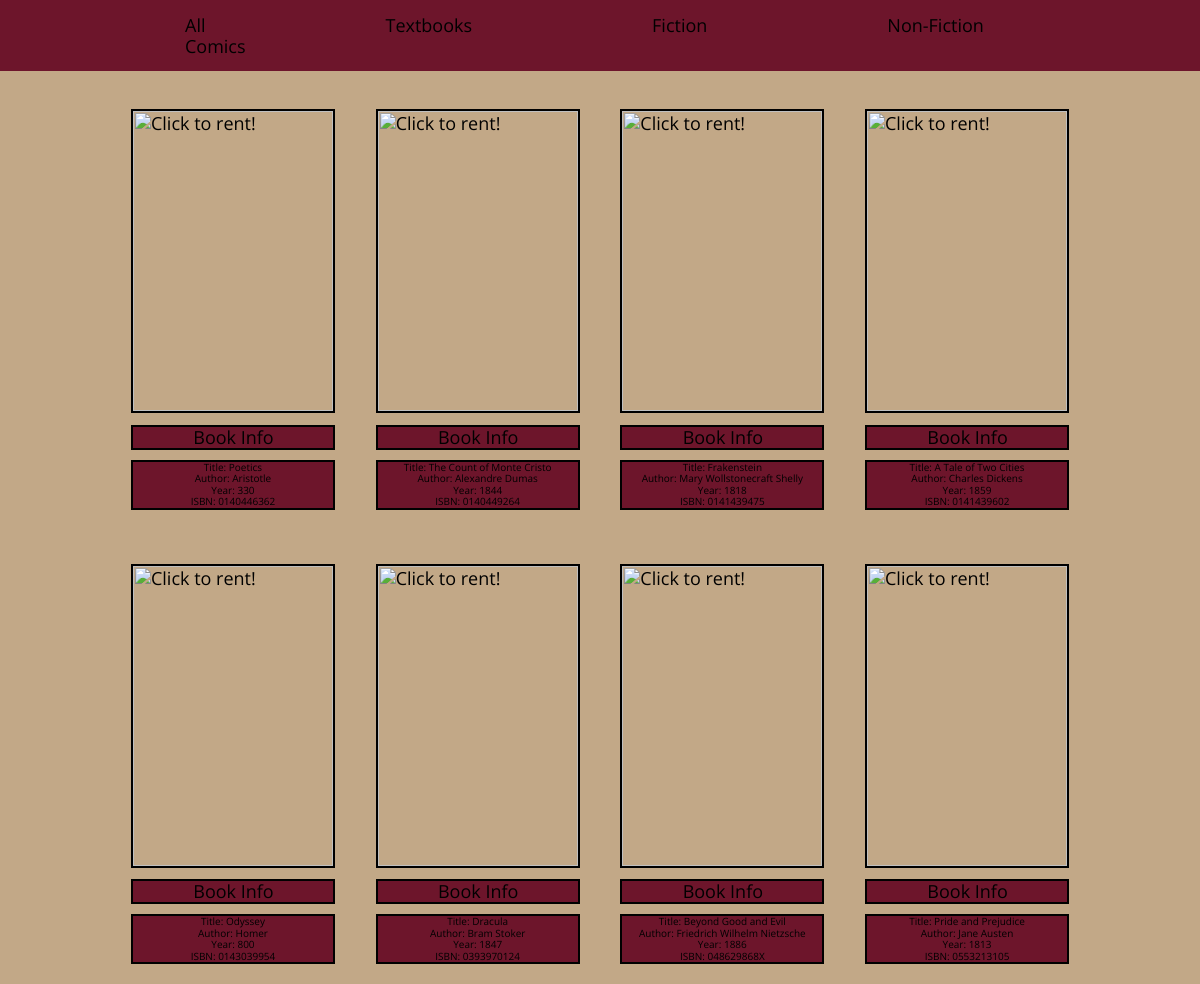
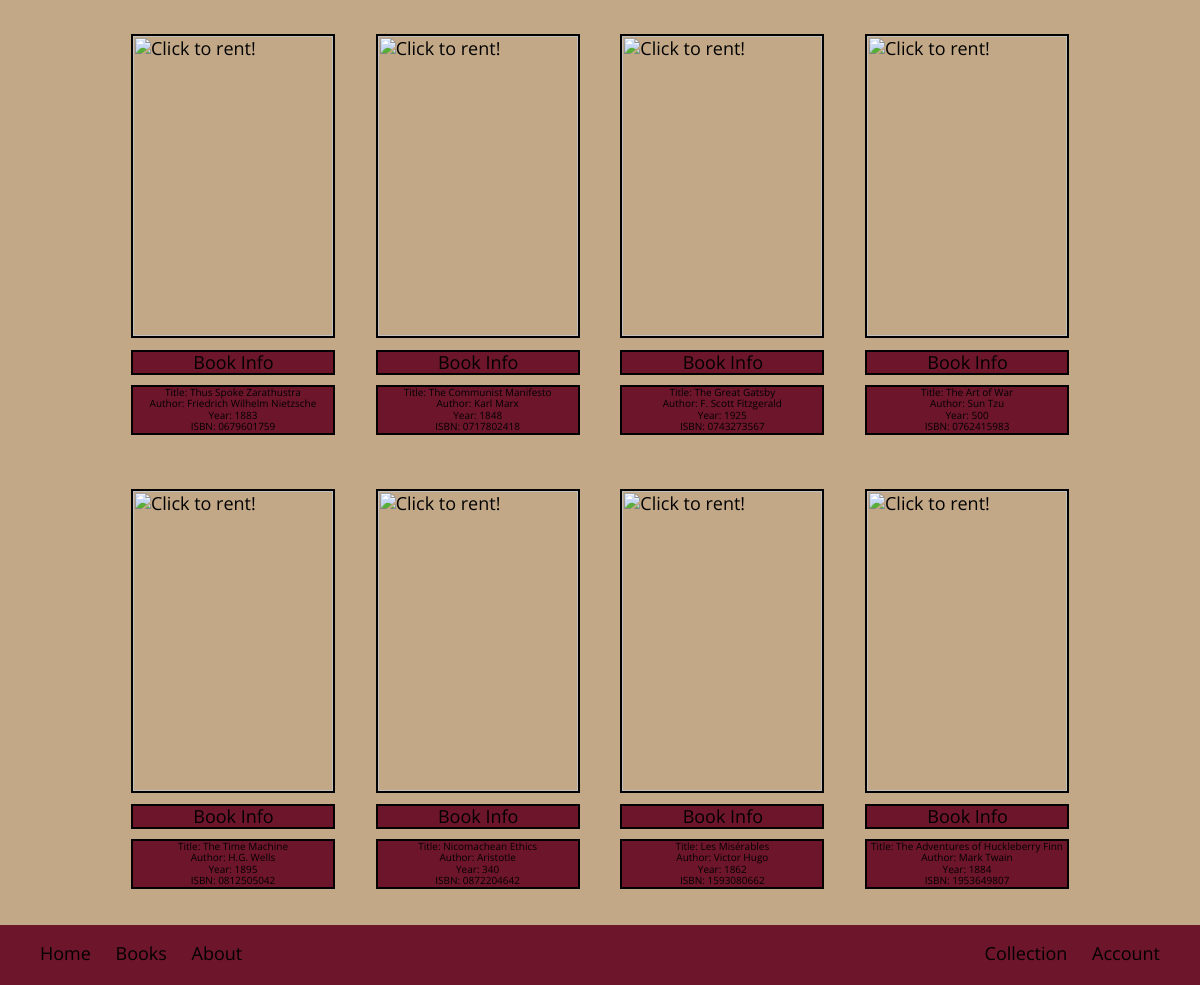
Screenshot of /html&php/library.php (signed in) with the database file from the repository (2 pictures, top to bottom).
### tables this page shows
CREATE TABLE IF NOT EXISTS Books(
    `bookISBN` VARCHAR(10),
    `bookName` VARCHAR(100),
    `bookAuthor` VARCHAR(50),
    `publisher` VARCHAR(100),
    `year` INT,
    `genreID` INT NOT NULL,
    PRIMARY KEY (`bookISBN`)
);

### php/connectToDBAdmin.php (called while the page is built, shortened)
<?php
class NovelConnection {
	private $host = "localhost";
	private $user = "root";
	private $password = "";
	private $database = "NovelReads";
	private $conn;
	function __construct() {
		$this->conn = $this->connect();
	}
	function connect() {
		$conn = mysqli_connect($this->host,$this->user,$this->password,$this->database);
		return $conn;
	}
	function runQuery($query) {
		$result = mysqli_query($this->conn,$query);
		while($row=mysqli_fetch_assoc($result)) {
			$resultset[] = $row;
		}
		if (!empty($resultset))
			return $resultset;
	}
}
?>

### html&php/library.php (the view, shortened to what this page needs)
<?php
    require "../php/connectToDBAdmin.php";
    $handler = new NovelConnection();
?>
<!DOCTYPE html>
<html lang="en">
    <head>
        <link rel="stylesheet" type="text/css" href="../css/normalize.css">
        <link rel="stylesheet" type="text/css" href="../css/library.css">
    </head>
    <div class="nav-bar">
            <ul class="nav-bar">
                <li><a class="link-space" href="./library.php">All</a></li>
                <li><a class="link-space" href="./library.php?genre=1">Textbooks</a></li>
                <li><a class="link-space" href="./library.php?genre=2">Fiction</a></li>
                <li><a class="link-space" href="./library.php?genre=3">Non-Fiction</a></li>
                <li><a class="link-space" href="./library.php?genre=4">Comics</a></li>
            </ul>
    </div>
    <div class="product-box">
        <?php
            if (!isset($_GET["genre"])) {
                $product_array = $handler->runQuery("SELECT * FROM `Books` ORDER BY 'bookISBN' ASC");
            } else {
                $product_array = $handler->runQuery("SELECT * FROM `Books` WHERE `genreID` = '$_GET[genre]' ORDER BY 'bookISBN' ASC");
            }
            if (!empty($product_array)) {
                foreach($product_array as $key=>$value) {
        ?>
                <div class="product-inner-img">
                    <form method="post" action="library.php?action=add&ISBN=<?php echo $product_array[$key]["bookISBN"]; ?>">
                        <input title="Click to rent!" class="product-img" type="image" src="https://covers.openlibrary.org/b/isbn/<?php echo $product_array[$key]["bookISBN"];?>-L.jpg"/>
                    </form>
                    <p class="info-link">
                        <span id="info">Book Info</span>
                        <p class="hidden-info">
                            Title: <?php echo $product_array[$key]["bookName"];?></br>
                            Author: <?php echo $product_array[$key]["bookAuthor"];?></br>
                            Year: <?php echo $product_array[$key]["year"];?></br>
                            ISBN: <?php echo $product_array[$key]["bookISBN"];?></br>
                        </p>
                    </p>
                </div>
            <?php
                }
            }
            ?>
    </div>
    <div class="footer">
            <p class="footer-text-left">
                <a href="./index.php" class="menu">Home</a>
                <a href="./library.php" class="menu">Books</a>
                <a href="./index.php" class="menu">About</a>
            </p>
            <p class="footer-text-right">
                <?php
                if ($_SESSION['success'] == 1) {
                ?>
                    <a href="./collection.php" class="menu">Collection</a>
                <?php
                }?>
                <a href="./accountinfo.php" class="menu">Account</a>
            </p>
    </div>
</html>

### css/library.css (style rules this page uses)
html, body { background-color: #C2A887; font-family: 'Open Sans';font-size: 18px; justify-content: center; }
div.nav-bar { padding: 10px 0px 10px 0px; background-color: #6D152B; }
ul.nav-bar { margin: 0; padding: 5px; justify-content: space-between; overflow: hidden; }
li { padding: 0 0 0 10em; display: block; float: left; list-style-type: none; text-decoration: none; }
a.link-space { text-decoration: none; font-size: 18px; color: inherit; width: 100%; transition: 0.5s; }
div.product-box { margin: 20px 100px 60px 100px; text-align: center; height: inherit; }
div.product-inner-img { position: relative; display: inline-block; padding: 1rem 1rem; vertical-align: middle; transition: 0.5s; }
input.product-img { border: 2px solid black; height: 300px; width: 200px; }
p.info-link { border: 2px solid black; background-color: #6D152B; padding: 0px 59px 0px 60px; margin: 10px 0 10px 0; text-decoration: none; color: black; }
p.hidden-info { font-size: 10px; border: 2px solid black; background-color: #6D152B; text-decoration: none; color: black; }
.footer { position:fixed; bottom:0; width:100%; height: 60px; background-color: #6D152B; }
.footer-text-left { font-size:18px; padding-left:40px; float:left; word-spacing:20px; text-decoration: none; }
.footer-text-right { font-size:18px; padding-right:40px; float:right; word-spacing:20px; text-decoration: none; }
a.menu { text-decoration: none; color: inherit; transition: 0.5s; }

### rows the page displays
books: bookName "Poetics", bookAuthor "Aristotle", year "330", bookISBN "0140446362"
books: bookName "The Count of Monte Cristo", bookAuthor "Alexandre Dumas", year "1844", bookISBN "0140449264"
books: bookName "Frakenstein", bookAuthor "Mary Wollstonecraft Shelly", year "1818", bookISBN "0141439475"
books: bookName "A Tale of Two Cities", bookAuthor "Charles Dickens", year "1859", bookISBN "0141439602"
books: bookName "Odyssey", bookAuthor "Homer", year "800", bookISBN "0143039954"
books: bookName "Dracula", bookAuthor "Bram Stoker", year "1847", bookISBN "0393970124"
books: bookName "Beyond Good and Evil", bookAuthor "Friedrich Wilhelm Nietzsche", year "1886", bookISBN "048629868X"
books: bookName "Pride and Prejudice", bookAuthor "Jane Austen", year "1813", bookISBN "0553213105"
books: bookName "Thus Spoke Zarathustra", bookAuthor "Friedrich Wilhelm Nietzsche", year "1883", bookISBN "0679601759"
books: bookName "The Communist Manifesto", bookAuthor "Karl Marx", year "1848", bookISBN "0717802418"
books: bookName "The Great Gatsby", bookAuthor "F. Scott Fitzgerald", year "1925", bookISBN "0743273567"
books: bookName "The Art of War", bookAuthor "Sun Tzu", year "500", bookISBN "0762415983"
books: bookName "The Time Machine", bookAuthor "H.G. Wells", year "1895", bookISBN "0812505042"
books: bookName "Nicomachean Ethics", bookAuthor "Aristotle", year "340", bookISBN "0872204642"
books: bookName "Les Misérables", bookAuthor "Victor Hugo", year "1862", bookISBN "1593080662"
books: bookName "The Adventures of Huckleberry Finn", bookAuthor "Mark Twain", year "1884", bookISBN "1953649807"
